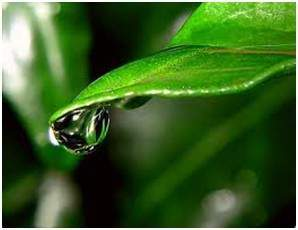
#> input picture assets/chapter3_images/leaf.jpg, 298 x 230 px, found by its file name
$ python test_bgr2gray.py   (older library calls are emulated)
#> lines starting #> are read from the running program, lines starting #| are printed output that depends on the picture
### sharingan/change_color_space.py
import numpy as np

def bgr2gray(img, method='weighted'):
    '''
    @brief
    Converts a bgr image to a grayscale image using the selected 'method'

    @input
    img = colored image; BGR is the channel order
    method_to_use = 'average', 'weighted'

    @output
    grayscale image
    '''
    # check if image is 3 channeled or not
    assert len(img.shape) == 3, "Give a valid image, img.shape != 3"

    # convert to numpy array for broadcasting
    img = np.asarray(img)

    # each pixel value of bgr image uses a memory of 24bits
    # 8-B, 8-G, 8-R

    # Average method
    # https://www.tutorialspoint.com/dip/grayscale_to_rgb_conversion.htm
    if method == 'average':
        grayimg = (img[:,:,0]*(1/3) + img[:,:,1]*(1/3) + img[:,:,2]*(1/3)).astype(np.uint8)

    # weighs red, green and blue according to their wavelengths
    elif method == 'weighted':
        #ref http://jscience.org/experimental/javadoc/org/jscience/computing/ai/vision/GreyscaleFilter.html
        grayimg = (img[:,:,0]*0.07 + img[:,:,1]*0.72 + img[:,:,2]*0.21).astype(np.uint8)

    return grayimg

# [142 lines left out: functions gray2bgr, bgr2hsv, hsv2bgr, not called in this run]

### test_scripts/test_bgr2gray.py
import cv2
import os
import sys
import matplotlib.pyplot as plt

sys.path.append('..')
import sharingan

img_original = cv2.imread(os.path.join('..', 'assets\chapter3_images\leaf.jpg'))
#> img_original is the input picture: shape (230, 298, 3); mean B, G, R 36.1, 94.9, 57.3

img_weighted = sharingan.bgr2gray(img_original, method='weighted')
#> in bgr2gray, `grayimg = (img[:,:,0]*0.07 + img[:,:,1]*0.72 + img[:,:,2]*0.21).astype..`:
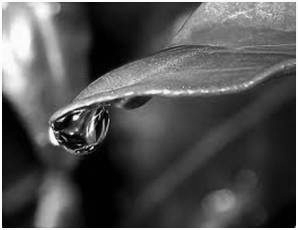
#> grayimg: shape (230, 298); min 0, max 255, mean 82.4
img_avg = sharingan.bgr2gray(img_original, method='average')
#> call 2 of bgr2gray, with method = 'average'
#> in bgr2gray (call 2), `grayimg = (img[:,:,0]*(1/3) + img[:,:,1]*(1/3) + img[:,:,2]*(1/3)).ast..`:
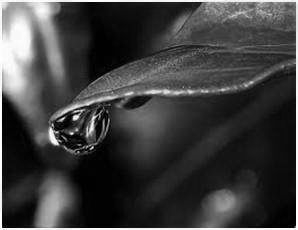
#> grayimg: shape (230, 298); min 0, max 255, mean 62.4

#subplot(r,c) provide the no. of rows and columns
f, axarr = plt.subplots(1,2)

axarr[0].imshow(img_weighted, cmap='gray')
axarr[0].title.set_text('weighted')
axarr[1].imshow(img_avg, cmap='gray')
axarr[1].title.set_text('average')
plt.show()
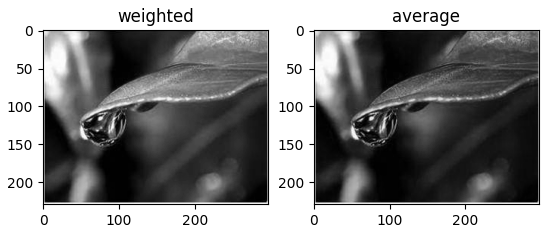
#> figure drawn by matplotlib, 2 panels

cv2.waitKey(0)
cv2.destroyAllWindows()
